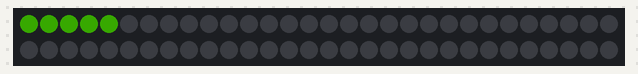
A sketch run on a simulated Arduino Uno, built with avr-gcc and run on an emulated ATmega328P. Shown: 60 RGB LEDs in strip order, left to right, continuing on the next row. Dim RGB values are drawn brighter than linear; random numbers use the default seed unless the sketch sets one.

Above: at 2.87 s.
At 7.37 s:
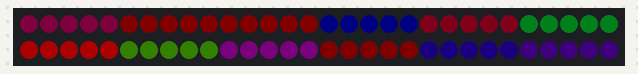
At 12.12 s:
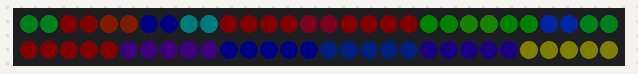
At 21.37 s:
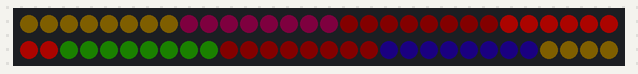
At 30.62 s:
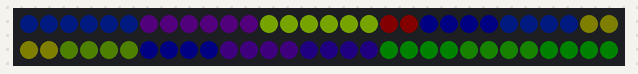
At 39.87 s:
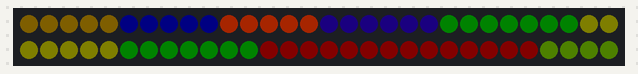

The sketch:

repeating_block_pattern.ino
```cpp
//***************************************************************
//  Basic example that repeats colored blocks of random size down
//  the strip.  The block size is changed every several seconds.
//
//  Important to note is there is a check to make sure we don't
//  try to write data to pixels that don't exist (ie. values
//  equal or greater then NUM_LEDS).  Trying to write pixel
//  data to pixels that don't exist the causes bad things to
//  happen in memory.
//
//  Marc Miller, July 2017
//               May 2020 - replaced delays with EVERY_N
//***************************************************************


#include "FastLED.h"
#define DATA_PIN    5
#define CLOCK_PIN   13
#define LED_TYPE    WS2812
#define COLOR_ORDER GRB
#define NUM_LEDS    60
#define BRIGHTNESS  50
CRGB leds[NUM_LEDS];

uint8_t blockSize = 5;  // number of pixels to light up in a block
uint8_t count;  // used to keep track of what block to light up.
uint16_t loopStart = 0;
uint16_t loopEnd = blockSize;
uint8_t hue;
bool sizeUpdate;

//---------------------------------------------------------------
void setup() {
  Serial.begin(115200);  // Allows serial monitor output (check baud rate)
  delay(2500); // startup delay for recovery
  //FastLED.addLeds<LED_TYPE,DATA_PIN,COLOR_ORDER>(leds, NUM_LEDS).setCorrection(TypicalLEDStrip);
  FastLED.addLeds<LED_TYPE,DATA_PIN,COLOR_ORDER>(leds, NUM_LEDS).setCorrection(TypicalLEDStrip);
  FastLED.setBrightness(BRIGHTNESS);
  FastLED.clear();  // clear strip data
}

//---------------------------------------------------------------
void loop() {

  loopStart = count * blockSize;
  loopEnd = blockSize + count*blockSize;

  // Trying to write data to pixels that don't exit is bad.
  // Check to make sure we are still within our NUM_LEDS range
  // and clamp to NUM_LEDS if needed.
  if (loopEnd > NUM_LEDS) {
    loopEnd = NUM_LEDS;  // limit maximum to NUM_LEDS
  }

  hue = hue + random8(8,17);  // for fun, pick a new color for each block

  EVERY_N_MILLISECONDS(250) {
    for(uint16_t i = loopStart; i < loopEnd; i++) {
      leds[i] =  CHSV( hue, 255, 255 );
    }

    FastLED.show();

    for(uint16_t i = loopStart; i < loopEnd; i++) {
      leds[i].fadeToBlackBy(220);  // fade down
    }

    count++;  // increase count by one

    // reset count if we have come to the end of the strip
    if ((count * blockSize) >= NUM_LEDS) {
      count = 0;
      // Only change the block size when starting over on the strip
      // and after the minimum time has passed (from timer below).
      if (sizeUpdate) {
        blockSize = random8(2,9);  // for fun, pick a new random block size
        sizeUpdate = false;
      }
    }

  } //end_every_n


  EVERY_N_SECONDS(5) {
    sizeUpdate = true;  // trigger size update
  }


}//end_main_loop
```
